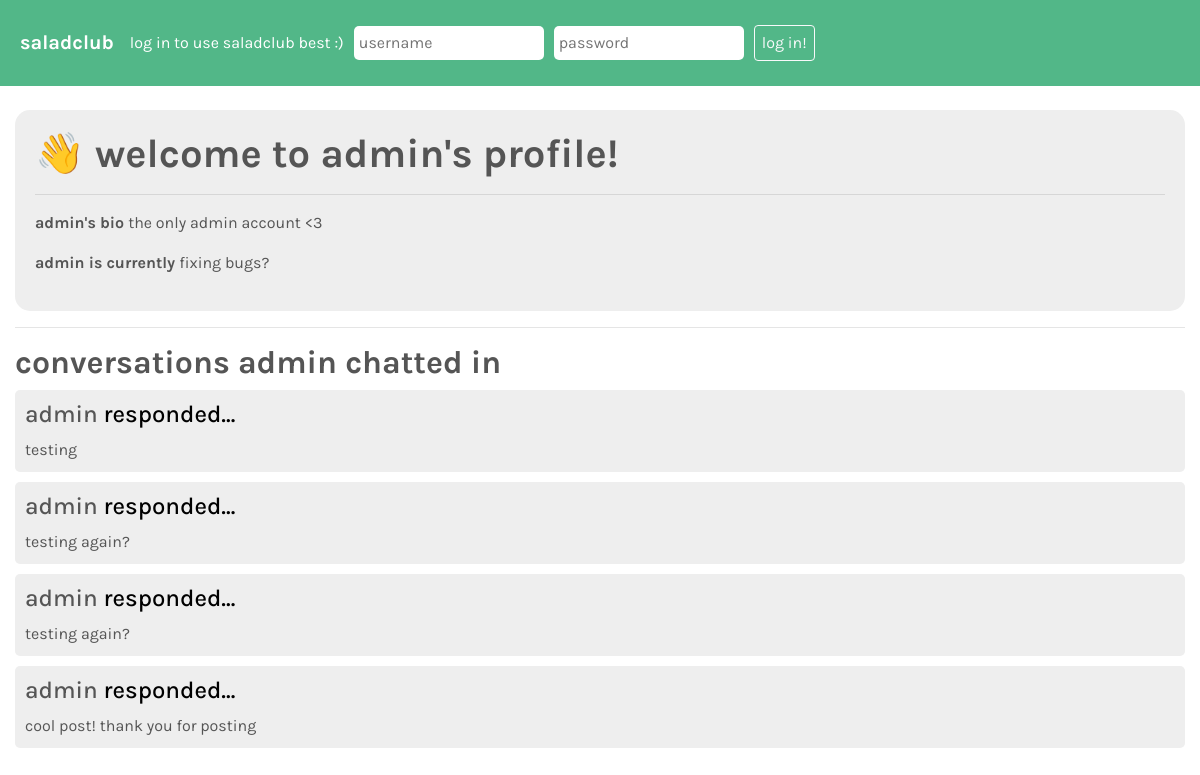
/user/admin/, run on an earlier commit of the app's database.
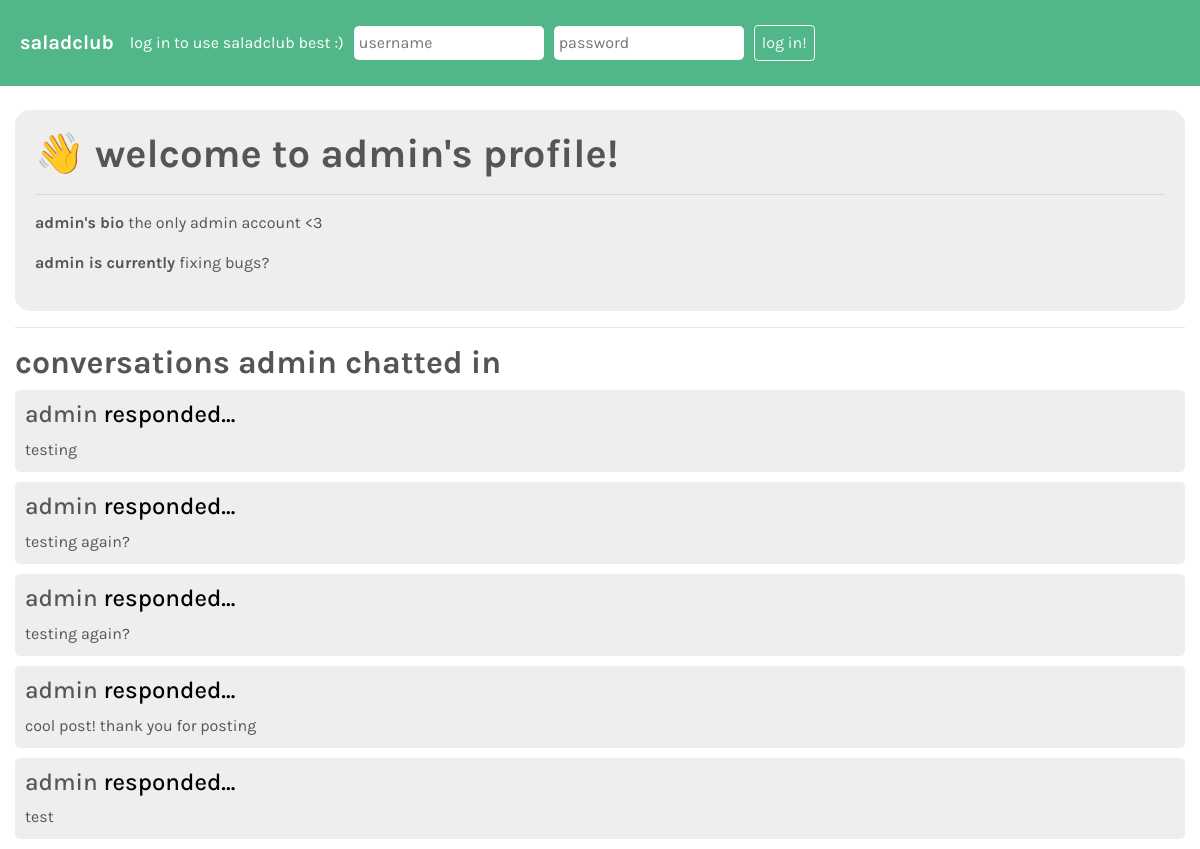
And on a later commit of the database.
### plants/models.py (models this page shows, shortened)
class Post(models.Model):
	post_content = models.CharField(max_length=1000) # in case there is a lot of explaining to do :)
	post_plant = models.ForeignKey(Plant, on_delete=models.CASCADE, null=True, blank=True, default=None) # when the plant is deleted (shouldn't happen), remove posts
	author = models.ForeignKey(User, on_delete=models.CASCADE) # had to add null possibility?
	pub_date = models.DateTimeField('date published')
	post_parent = models.ForeignKey('self', on_delete=models.CASCADE, null=True, blank=True, default=None) # post deletes if the parent post deletes
	likes = models.IntegerField(default=0) # like button for people who like the post
	helpful = models.IntegerField(default=0) # for people who think the most is helpful
	also_questioning = models.IntegerField(default=0) # a 'like' to indicate that other people have the same issue
	celebrating = models.IntegerField(default=0) # for people who want to cheer on the post author

### plants/views.py (the view, shortened to what this page needs)
# urls.py: path('user/<str:username>/', views.user.as_view(), name='userinfo'),
class user(View):
	def get(self, request, username):
		template = loader.get_template('user.html')
		form = AuthenticationForm()
		form.fields['username'].widget.attrs.update({
			'placeholder': 'username',
		})
		form.fields['password'].widget.attrs.update({
			'placeholder': 'password'
 		})
		try:
			userInfo = User.objects.filter(username=username)[0]
		except:
			template = loader.get_template('nouser.html')
			context = {
				'username': username, # not user object because it didn't exist :(
				'form': form
			}
			return HttpResponse(template.render(context, request))
		profile = Profile.objects.get(user=User.objects.get(username=username))
		template = loader.get_template('user.html')
		context = {
			'posts': Post.objects.filter(author=userInfo.id).order_by('id'),
			'username': userInfo.username,
			'profile': profile,
			'form': form
		}
		return HttpResponse(template.render(context, request))

### plants/templates/user.html (shortened to what this page needs)
<!DOCTYPE html>
<html>
	<head>
		<link rel="stylesheet" href="https://maxcdn.bootstrapcdn.com/bootstrap/4.0.0/css/bootstrap.min.css">
		{% load static %}
		<link rel="stylesheet" href="{% static '/plants/style.css' %}">
	</head>
	<body>
		<nav class="navbar navbar-expand-sm navbar-custom">
			<a class="navbar-brand" href="/"> saladclub </a>
			{% if user.is_authenticated %}
			<a class="nav-item" href="/user/{{ user.username }}"> welcome, {{ user.username }}! view your profile or </a>
			<form class="form-inline" action="/" method="POST">
				{% csrf_token %}
				<!-- This code was taken from Dr. J's repository, using a
				hidden input to log the user out. -->
				<input type="hidden" name="logout" value="logout"></input>
				<button id="logout" style="margin-left: 10px;" class="btn btn-outline-light" type="submit"> log out </button>
			</form>
			{% else %}
				<span class="navbar-text"> log in to use saladclub best :) </span>
				<form class="form-inline" action="/" method="POST">
					<span class="usernameinput"> {{ form.username }} </span>
					<span class="usernameinput"> {{ form.password }} </span>
					<button id="login" class="btn btn-outline-light" type="submit">log in!</button>
				</form>
			{% endif %}
		</nav>
		<br />
		<div class="container-fluid">
			<div class="postfocus" style="padding-bottom: 20px;">
				{% if user.is_authenticated and user.username == username %}
					<h1> &#128075; welcome to your profile, {{ username }}! </h1>
					<hr />
					<form method="POST" action="/user/{{ username }}/">
						{% csrf_token %}
						<p> <strong> {{ username }}'s bio </strong> what do you want people to know about you? </p>
						<textarea name="bio" style="width: 100%; height: 115px; border-radius: 15px; border: none; padding: 15px;" >{{ profile.bio }}</textarea>
						<hr />
						<p> <strong> {{ username }} is currently... </strong> what are you up to? </p>
						<input name="status" style="width: 100%; height: 50px; border-radius: 15px; border: none; padding: 15px;" value="{{ profile.status }}"> </input>
						<button class="btn btn-outline-dark" style="margin-top: 20px; width: 100%; font-family: 'Karla', sans-serif;" type="submit"> change your profile! </button>
					</form>
				{% else %}
					<h1> &#128075; welcome to {{ username }}'s profile! </h1>
					<hr />
					<p> <strong> {{ username }}'s bio </strong> {{ profile.bio }} </p>
					<p> <strong> {{ username }} is currently </strong> {{ profile.status }} </p>
				{% endif %}
			</div>
			<hr />
			<h2> conversations {{ username }} chatted in </h2>
			{% for post in posts %}
				{% if post.post_parent == None %}
					<li class="postli">
						<h4> <a href="/user/{{ post.author }}">{{ post.author }}</a> says... </h4>
						<a href="/post/{{ post.id }}/">{{ post.post_content }}</a>
					</li>
				{% else %}
					<li class="postli">
						<h4> <a href="/user/{{ post.author }}">{{ post.author }}</a> responded... </h4>
						<a href="/post/{{ post.id }}/">{{ post.post_content }}</a>
					</li>
				{% endif %}
			{% endfor %}
		</div>
	</body>
</html>

What changed in the data, as far as the page shows it:
added Post: author "admin", post_content "test"
